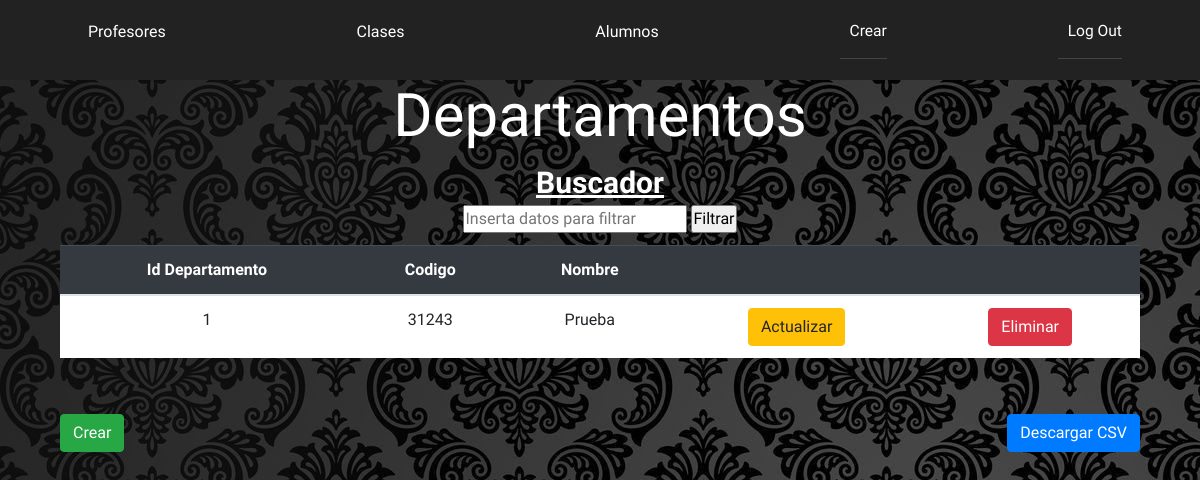
The app's page /view/datosDe.php, older data.
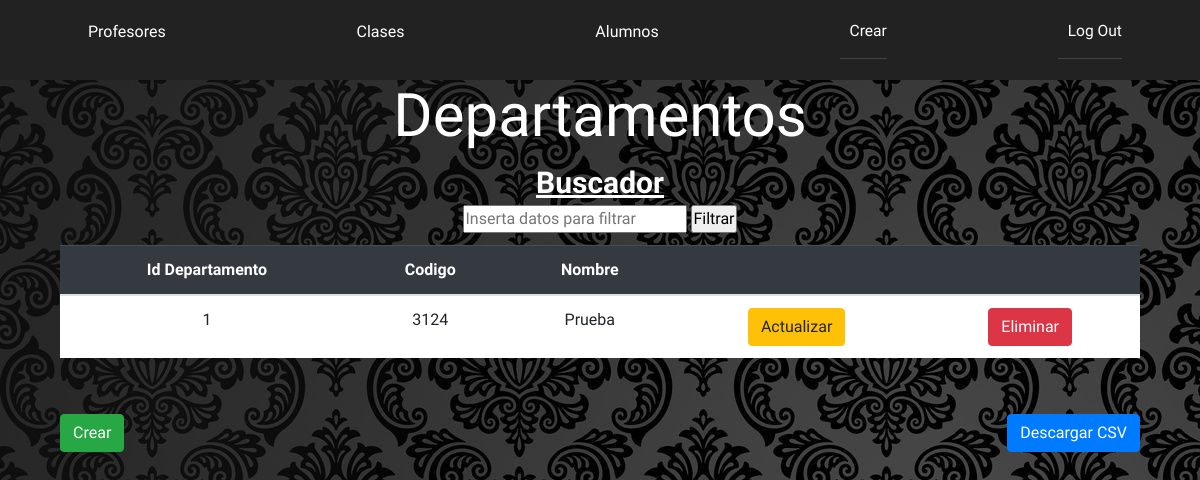
The same page, newer data.
### tables this page shows
CREATE TABLE IF NOT EXISTS tbl_dept(
	id_dept int(4) NOT NULL AUTO_INCREMENT,
	codi_dept varchar(4) NOT NULL,
	nom_dept varchar(25) NULL,
	constraint pk_imparteix PRIMARY KEY (id_dept)
);

### view/datosDe.php (the view, shortened to what this page needs)
<?php
include_once '../services/conexion.php';
?>
<!DOCTYPE html>
<html lang="es">
<head>
        <link rel="stylesheet" href="https://maxcdn.bootstrapcdn.com/bootstrap/4.5.2/css/bootstrap.min.css">
    <link rel="stylesheet" href="https://use.fontawesome.com/releases/v5.6.3/css/all.css">
    <link rel="stylesheet" href="../css/stylesD.css">
</head>
<body>
<nav>
  <ul class="menu">
    <li class="item button secondary"><a href="../services/crear.php">Crear</a></li>
    <li class="item"><a href="datosPr.php">Profesores</a></li>
    <li class="item"><a href="datosCl.php">Clases</a></li>
    <li class="item"><a href="datos.php">Alumnos</a></li>
    <li class="item button"><a href="../services/logout.php">Log Out</a></li>
  </ul>
</nav>
<h1>Departamentos</h1>
<div class="filtro">
<b><u>Buscador</u></b>
    <form action="datosDe.php" method="POST">
        <input class="input1_t" type="text" value="" placeholder="Inserta datos para filtrar" name="fil">
        <input class="buscar" type="submit" value="Filtrar" name="filtro">
    </form>
</div>
<?php
$fil = $_POST['fil'];
if (!($fil == '')) {
    $result = mysqli_query($conexion,"SELECT * from tbl_dept where id_dept like '%$fil%' or codi_dept like '%$fil%' or nom_dept like '%$fil%'");
}else {
        $result = mysqli_query($conexion,"SELECT * from tbl_dept");}
?>
<div class="table">
<table class="table table-striped">
        <thead class="table-dark">
             <th>Id Departamento</th>
             <th>Codigo</th>
             <th>Nombre</th>
             <th>⠀</th>
             <th>⠀</th>
        </thead>
         <?php
             foreach ($result as $registro){
         ?>
             <tr>
                 <td><?php echo "{$registro['id_dept']}";?></td>
                 <td><?php echo "{$registro['codi_dept']}";?></td>
                 <td><?php echo "{$registro['nom_dept']}";?></td>
                 <td><?php echo "<a href='../services/actualizarDept.php?id_dept=".$registro['id_dept']."' class='btn btn-warning' role='button' aria-pressed='true'>Actualizar</a>"?></td>
                 <td><?php echo "<a href='../services/eliminardept.php?id_dept=".$registro['id_dept']."' class='btn btn-danger' role='button' aria-pressed='true'>Eliminar</a>"?></td>
             </tr>
         <?php } ?>
 </table>
</div>
<div class="boton">
    <a href="../services/crear.php" class="btn btn-success" role="button" aria-pressed="true">Crear</a>
</div>
<div class="csv">
    <a href="../services/CSV/csvDe.php" class="btn btn-primary" role="button" aria-pressed="true">Descargar CSV</a>
</div>
</body>
</html>

Row changes from the older to the newer data that the page shows:
changed tbl_dept "Prueba": codi_dept "31243" → "3124"
